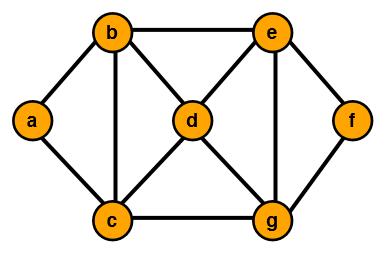
#> input picture Capture.PNG, 385 x 253 px, found by its file name
$ python blur.py
#> lines starting #> are read from the running program, lines starting #| are printed output that depends on the picture
import cv2
import numpy as np
from matplotlib import pyplot as plt

img = cv2.imread('Capture.png')
#> img is the input picture: shape (253, 385, 3); mean B, G, R 217.9, 229.1, 235.2

blur = cv2.medianBlur(img,5)
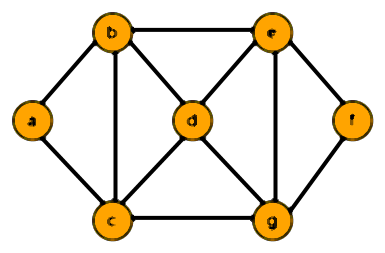
#> blur: shape (253, 385, 3); mean B, G, R 217.8, 230.1, 236.7

plt.subplot(121),plt.imshow(img),plt.title('Original')
plt.xticks([]), plt.yticks([])
plt.subplot(122),plt.imshow(blur),plt.title('Blurred')
plt.xticks([]), plt.yticks([])
plt.show()
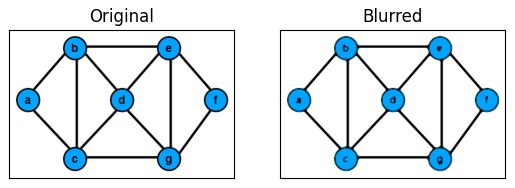
#> figure drawn by matplotlib, 2 panels; B, G, R data is drawn as R, G, B

$ run again, with Map.png copied over Capture.PNG
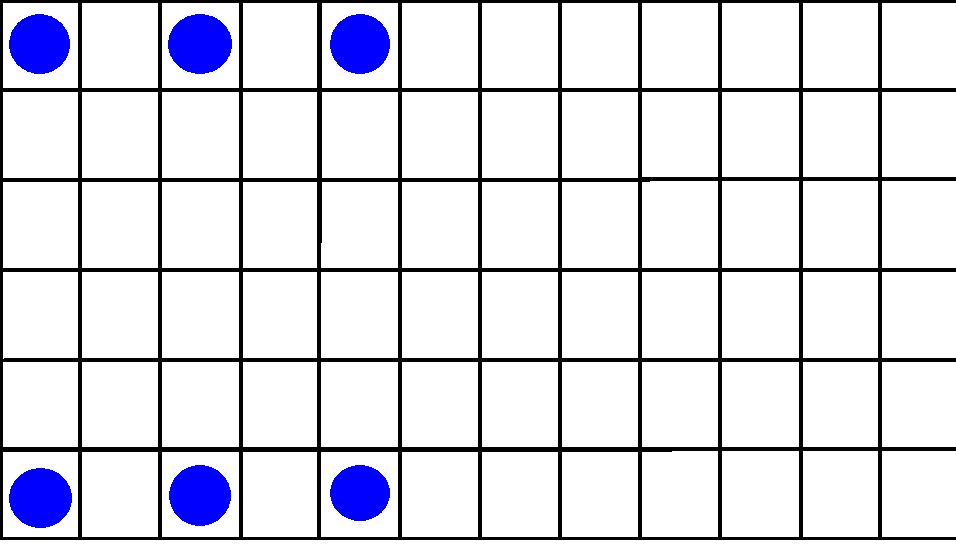
#> input picture Map.png, 956 x 548 px, found by its file name
#> img is the input picture: shape (548, 956, 3); mean B, G, R 230.7, 222.3, 222.3
#> `plt.show()`:
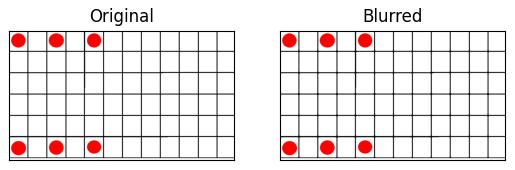
#> figure drawn by matplotlib, 2 panels; B, G, R data is drawn as R, G, B

$ run again, with blue_circles.png copied over Capture.PNG
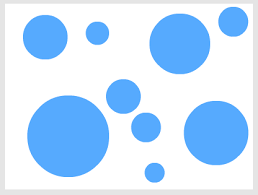
#> input picture blue_circles.png, 258 x 195 px, found by its file name
#> img is the input picture: shape (195, 258, 3); mean B, G, R 252.5, 225.5, 198.5
#> `plt.show()`:
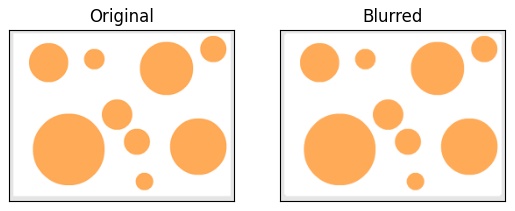
#> figure drawn by matplotlib, 2 panels; B, G, R data is drawn as R, G, B

$ run again, with blue_circles1.png copied over Capture.PNG
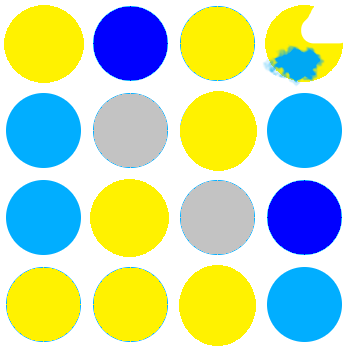
#> input picture blue_circles1.png, 348 x 348 px, found by its file name
#> img is the input picture: shape (348, 348, 3); mean B, G, R 177.5, 215.7, 191.3
#> `plt.show()`:
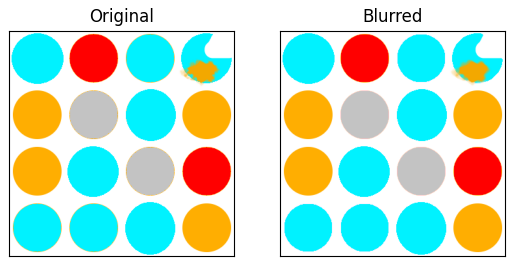
#> figure drawn by matplotlib, 2 panels; B, G, R data is drawn as R, G, B
